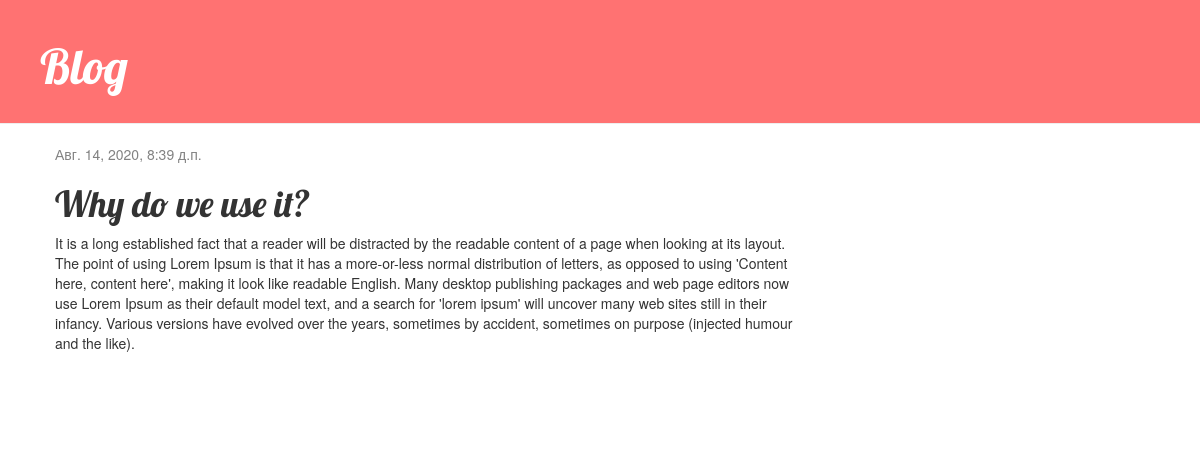
The app's page /post/2/ with its own data.
### blog/models.py (models this page shows, shortened)
class Post(models.Model):
    author = models.ForeignKey(settings.AUTH_USER_MODEL, on_delete=models.CASCADE)
    title = models.CharField(max_length=200)
    text = models.TextField()
    created_date = models.DateTimeField(default=timezone.now)
    published_date = models.DateTimeField(blank=True, null=True)

### blog/views.py (the view)
# urls.py: path('post/<int:pk>/', views.post_detail, name='post_detail'),
def post_detail(request, pk):
    post = get_object_or_404(Post, pk=pk)
    return render(request, 'blog/post_detail.html', {'post': post})

### blog/templates/blog/post_detail.html (shortened to what this page needs)
{% extends 'blog/base.html' %}
{% block content %}
    <div class="post">
        {% if post.published_date %}
            <div class="date">
                {{ post.published_date }}
            </div>
        {% endif %}
        <h1>{{ post.title }}</h1>
        <p>{{ post.text|linebreaksbr }}</p>
    </div>
{% endblock %}

### blog/static/css/blog.css (style rules this page uses)
h1, h2, h3, h4 { font-family: 'Lobster', cursive; }
.date { color: #828282; }
.post { margin-bottom: 70px; }

### records on screen
Post: published_date "Авг. 14, 2020, 8:39 д.п.", title "Why do we use it?", text "It is a long established fact that a reader will be distracted by the readable content of a page when looking at its layout. The point of using Lorem Ipsum is that it has a more-or-less normal distribution of letters, as opposed to using 'Content here, content here', making it look like readable English. Many desktop publishing packages and web page editors now use Lorem Ipsum as their default model text, and a search for 'lorem ipsum' will uncover many web sites still in their infancy. Various versions have evolved over the years, sometimes by accident, sometimes on purpose (injected humour and the like)."
